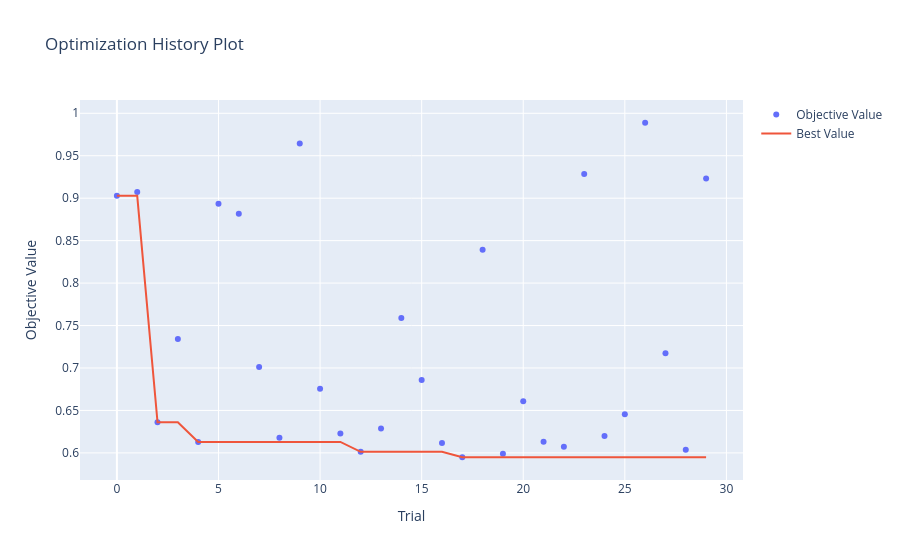

Notebook cell for this chart:
### Markdown cell above
Att plotta optunas gissningar över tid var förvånande, eftersom jag inte visste att den lärde sig över tid; den lär sig vilka regioner i hyperparameterrymden som är lovande!

### Code cell
import optuna.visualization as vis

vis.plot_optimization_history(study)

### Figure 1 — Plotly figure (JSON) as saved in the notebook; plotly's stock layout.template omitted (floating-point values rounded to 4 significant figures)
{"data": [{"mode": "markers", "name": "Objective Value", "type": "scatter", "x": [0, 1, 2, 3, 4, 5, 6, 7, 8, 9, 10, 11, 12, 13, 14, 15, 16, 17, 18, 19, 20, 21, 22, 23, 24, 25, 26, 27, 28, 29], "y": [0.9028, 0.9072, 0.6361, 0.734, 0.6129, 0.8934, 0.8818, 0.7011, 0.6177, 0.9644, 0.6756, 0.623, 0.6012, 0.6289, 0.7587, 0.6859, 0.6115, 0.5949, 0.8393, 0.599, 0.6607, 0.6132, 0.6072, 0.9285, 0.62, 0.6456, 0.9889, 0.7175, 0.6036, 0.9233]}, {"mode": "lines", "name": "Best Value", "type": "scatter", "x": [0, 1, 2, 3, 4, 5, 6, 7, 8, 9, 10, 11, 12, 13, 14, 15, 16, 17, 18, 19, 20, 21, 22, 23, 24, 25, 26, 27, 28, 29], "y": [0.9028, 0.9028, 0.6361, 0.6361, 0.6129, 0.6129, 0.6129, 0.6129, 0.6129, 0.6129, 0.6129, 0.6129, 0.6012, 0.6012, 0.6012, 0.6012, 0.6012, 0.5949, 0.5949, 0.5949, 0.5949, 0.5949, 0.5949, 0.5949, 0.5949, 0.5949, 0.5949, 0.5949, 0.5949, 0.5949]}, {"marker": {"color": "#cccccc"}, "mode": "markers", "name": "Infeasible Trial", "showlegend": false, "type": "scatter", "x": [], "y": []}], "layout": {"title": {"text": "Optimization History Plot"}, "xaxis": {"title": {"text": "Trial"}}, "yaxis": {"title": {"text": "Objective Value"}}}}
